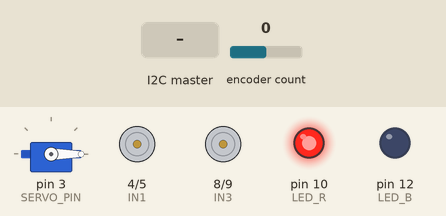
The sketch below on a simulated Arduino Uno, built with avr-gcc and run on an emulated ATmega328P. Shown: servo, motor-driver pin pairs drawn as motors (green arrow = first pin HIGH = forward, orange = second pin HIGH = backward, longer = more drive, scaled by the enable pin), output pins drawn as LEDs (lit = HIGH). The inputs (shaded band) are chosen by the test bench; at power-on: encoder count 0.

Above: at 1.2 s.
1.3 s: the I2C master sends "w"
At 1.6 s:
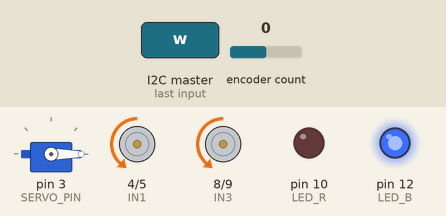
2.8 s: the I2C master sends "s"
At 3.9 s:
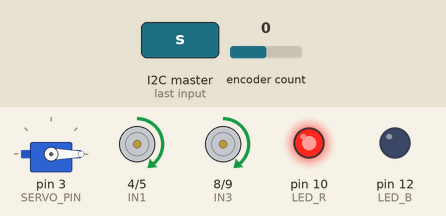
4.3 s: the I2C master sends "a"
At 5.1 s:
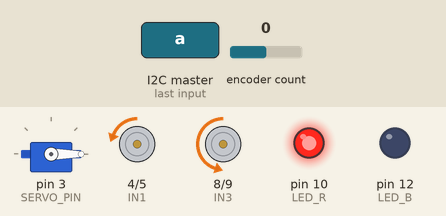
5.8 s: the I2C master sends "d"
At 6.2 s:
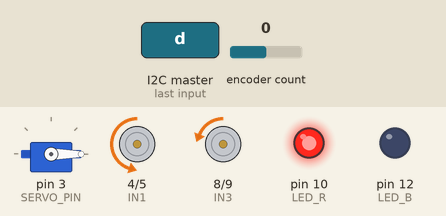
Timing chart, 0 to 8.3 s (numbered marks = the images above; inputs shaded):
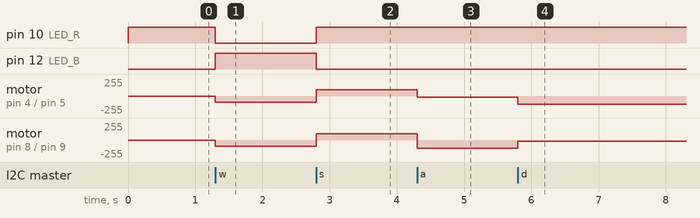

The sketch:

car_motor.ino
```cpp
#include <Wire.h>
#include <Encoder.h>
#include <Servo.h>

// ===== I2C =====
#define I2C_ADDR 0x06        // 아두이노 슬레이브 주소

// ===== 모터 핀 =====
#define IN1 4
#define IN2 5
#define ENA 6
#define IN3 8
#define IN4 9
#define ENB 11
#define LED_R 10
#define LED_B 12

// ===== 엔코더 핀 =====
#define LEFT_Y 2
#define LEFT_G 7

// ===== 서보 핀 =====
#define SERVO_PIN 3   // 모터 PWM과 겹치지 않는 핀 사용

Encoder myEnc(LEFT_Y, LEFT_G);
Servo servo;

// ===== 파라미터 =====
int SPEED = 95;
int BIGSPEED = 120;
int SMALLSPEED = 20;

// ===== I2C 수신 버퍼/상태 =====
volatile bool g_stopRequested = false;  // STOP 즉시 처리용
volatile bool g_hasCmd = false;         // 새 명령 도착 표시
String g_lastCmd = "";                  // 마지막 명령(메인 루프에서 처리)

// ====== 프로토타입 ======
void forward();
void backward();
void stopMotors();
void right();
void left();
void moveServoToAndBack(int angle);
void handleCommand(const String& cmd);

// ===== I2C 콜백: 명령 수신 =====
void onI2CReceive(int howMany) {
  // Wire 버퍼는 기본 32바이트
  char buf[33];
  int i = 0;
  while (Wire.available() && i < 32) {
    buf[i++] = (char)Wire.read();
  }
  buf[i] = '\0';

  // 문자열 정리
  String cmd = String(buf);
  cmd.trim();
  if (!cmd.length()) return;

  // STOP 즉시 처리 플래그
  if (cmd.equalsIgnoreCase("STOP")) {
    g_stopRequested = true;
    return;
  }

  // 새 명령 등록 (메인 루프에서 처리)
  g_lastCmd = cmd;
  g_hasCmd = true;
}

// (선택) 요청 시 응답: 필요하면 상태 반환 로직 작성
void onI2CRequest() {
  // 예: 현재 속도 보고
  // char msg[16]; snprintf(msg, sizeof(msg), "SPD=%d", SPEED);
  // Wire.write((uint8_t*)msg, strlen(msg));
}

void setup() {
  // I2C 슬레이브 시작
  Wire.begin(I2C_ADDR);
  Wire.onReceive(onI2CReceive);
  Wire.onRequest(onI2CRequest); // 필요 없으면 제거해도 됨

  pinMode(IN1, OUTPUT); pinMode(IN2, OUTPUT); pinMode(ENA, OUTPUT);
  pinMode(IN3, OUTPUT); pinMode(IN4, OUTPUT); pinMode(ENB, OUTPUT);
  pinMode(LED_R, OUTPUT); pinMode(LED_B, OUTPUT);

  servo.attach(SERVO_PIN);
  servo.write(0);

  stopMotors();
}

void loop() {
  // I2C로 새 명령 들어왔으면 처리
  if (g_hasCmd) {
    noInterrupts();
    String cmd = g_lastCmd;  // 복사
    g_hasCmd = false;
    interrupts();
    handleCommand(cmd);
  }

  // 필요 시 다른 주기 작업...
}

/* =========================
 *     명령 파서
 * ========================= */
void handleCommand(const String& cmd) {
  if (!cmd.length()) return;

  // ---- 모터 제어 ----
  if (cmd.equalsIgnoreCase("w")) { forward(); return; }
  if (cmd.equalsIgnoreCase("s")) { backward(); return; }
  if (cmd.equalsIgnoreCase("a")) { left(); return; }
  if (cmd.equalsIgnoreCase("d")) { right(); return; }
  if (cmd.equalsIgnoreCase("q")) { stopMotors(); return; }

  // ---- 속도 설정: V<number> ----
  if (cmd.length() >= 2 && (cmd[0]=='V' || cmd[0]=='v')) {
    int v = cmd.substring(1).toInt();
    SPEED = constrain(v, 0, 255);
    return;
  }

  // ---- 서보 왕복: B<number> 또는 숫자만 ----
  if (cmd[0]=='B' || cmd[0]=='b') {
    int deg = cmd.substring(1).toInt();
    moveServoToAndBack(deg);
    return;
  }

  bool allDigits = true;
  for (uint16_t i=0;i<cmd.length();++i) {
    char c = cmd[i];
    if (!(c>='0' && c<='9')) { allDigits = false; break; }
  }
  if (allDigits) {
    moveServoToAndBack(cmd.toInt());
    return;
  }
}

/* =========================
 *     모터 동작 함수
 * ========================= */
void forward() {
  digitalWrite(IN1, LOW);  digitalWrite(IN2, HIGH); analogWrite(ENA, SPEED);
  digitalWrite(IN3, LOW);  digitalWrite(IN4, HIGH); analogWrite(ENB, SPEED);
  digitalWrite(LED_B, HIGH); digitalWrite(LED_R, LOW);
}
void backward() {
  digitalWrite(IN1, HIGH); digitalWrite(IN2, LOW);  analogWrite(ENA, SPEED);
  digitalWrite(IN3, HIGH); digitalWrite(IN4, LOW);  analogWrite(ENB, SPEED);
  digitalWrite(LED_B, LOW); digitalWrite(LED_R, HIGH);
}
void stopMotors() {
  digitalWrite(IN1, LOW);  digitalWrite(IN2, LOW);  analogWrite(ENA, 0);
  digitalWrite(IN3, LOW);  digitalWrite(IN4, LOW);  analogWrite(ENB, 0);
  digitalWrite(LED_B, LOW); digitalWrite(LED_R, HIGH);
}
void right() {
  digitalWrite(IN1, LOW);  digitalWrite(IN2, HIGH); analogWrite(ENA, BIGSPEED);
  digitalWrite(IN3, LOW);  digitalWrite(IN4, HIGH); analogWrite(ENB, SMALLSPEED);
}
void left() {
  digitalWrite(IN1, LOW);  digitalWrite(IN2, HIGH); analogWrite(ENA, SMALLSPEED);
  digitalWrite(IN3, LOW);  digitalWrite(IN4, HIGH); analogWrite(ENB, BIGSPEED);
}

/* =========================
 *     서보 제어 (왕복)
 *     - I2C STOP 즉시 반영
 * ========================= */
void moveServoToAndBack(int angle) {
  angle = constrain(angle, 0, 180);

  // 0 -> angle
  for (int a=0; a<=angle; ++a) {
    if (g_stopRequested) { g_stopRequested = false; return; }
    servo.write(a);
    delay(15);
  }
  // angle -> 0
  for (int a=angle; a>=0; --a) {
    if (g_stopRequested) { g_stopRequested = false; return; }
    servo.write(a);
    delay(15);
  }
}
```

Measured:
- after the input at 1.3 s, pin 10 (LED_R): HIGH → LOW at once; pin 12 (LED_B): LOW → HIGH at once; motor on pin 4 (IN1) / pin 5 (IN2), motor on pin 8 (IN3) / pin 9 (IN4): stopped → backward 95/255 at once
- after the input at 2.8 s, pin 10 (LED_R): LOW → HIGH at once; pin 12 (LED_B): HIGH → LOW at once; motor on pin 4 (IN1) / pin 5 (IN2), motor on pin 8 (IN3) / pin 9 (IN4): backward 95/255 → forward 95/255 at once
- after the input at 4.3 s, motor on pin 4 (IN1) / pin 5 (IN2): forward 95/255 → backward 20/255 at once; motor on pin 8 (IN3) / pin 9 (IN4): forward 95/255 → backward 120/255 at once
- after the input at 5.8 s, motor on pin 4 (IN1) / pin 5 (IN2): backward 20/255 → backward 120/255 at once; motor on pin 8 (IN3) / pin 9 (IN4): backward 120/255 → backward 20/255 at once
